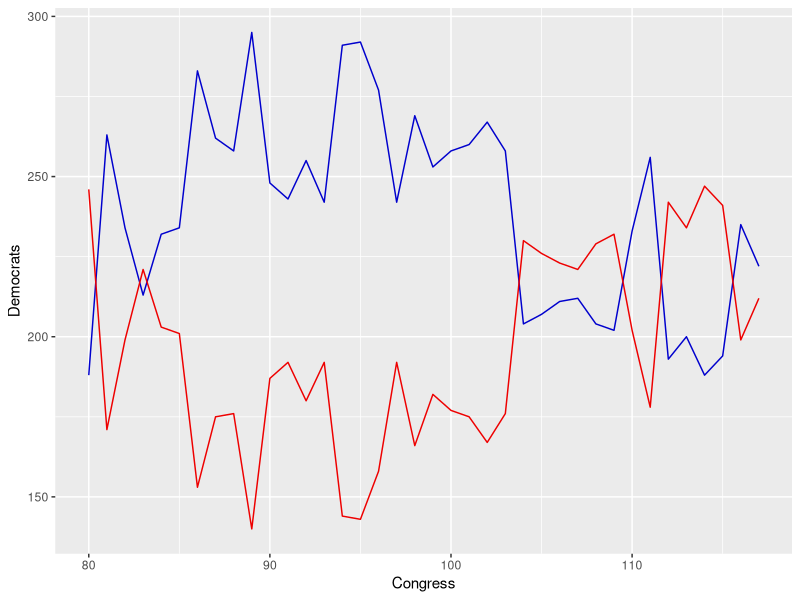
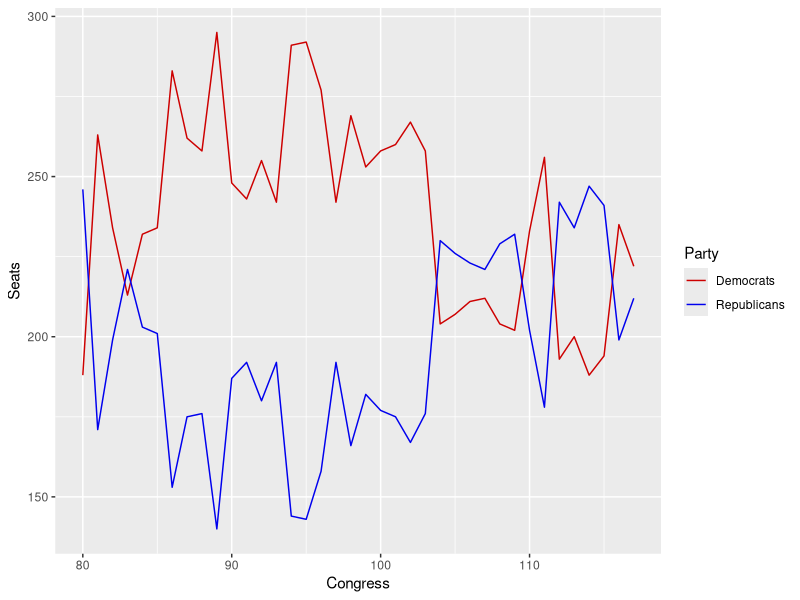

These figures' R source, in order:
## ---- chunk 1
library(tidyverse)
library(ggplot2)
## ---- chunk 2
seatshare <- read.csv("seatshare.csv")

seatshare <- seatshare %>%
  mutate(Congress = parse_number(Congress))

ggplot(seatshare, aes(x = Congress)) +
  geom_line(aes(y = Democrats), color = "blue3") +
  geom_line(aes(y = Republicans), color = "red2")

seatshare_long <- seatshare %>%
  select(Congress, Democrats, Republicans) %>%
  gather(key = Party, value = Seats, -Congress)


ggplot(seatshare_long, aes(x = Congress, y = Seats, col = Party)) +
  geom_line() +
  scale_color_manual(values=c('red3','blue2'))
